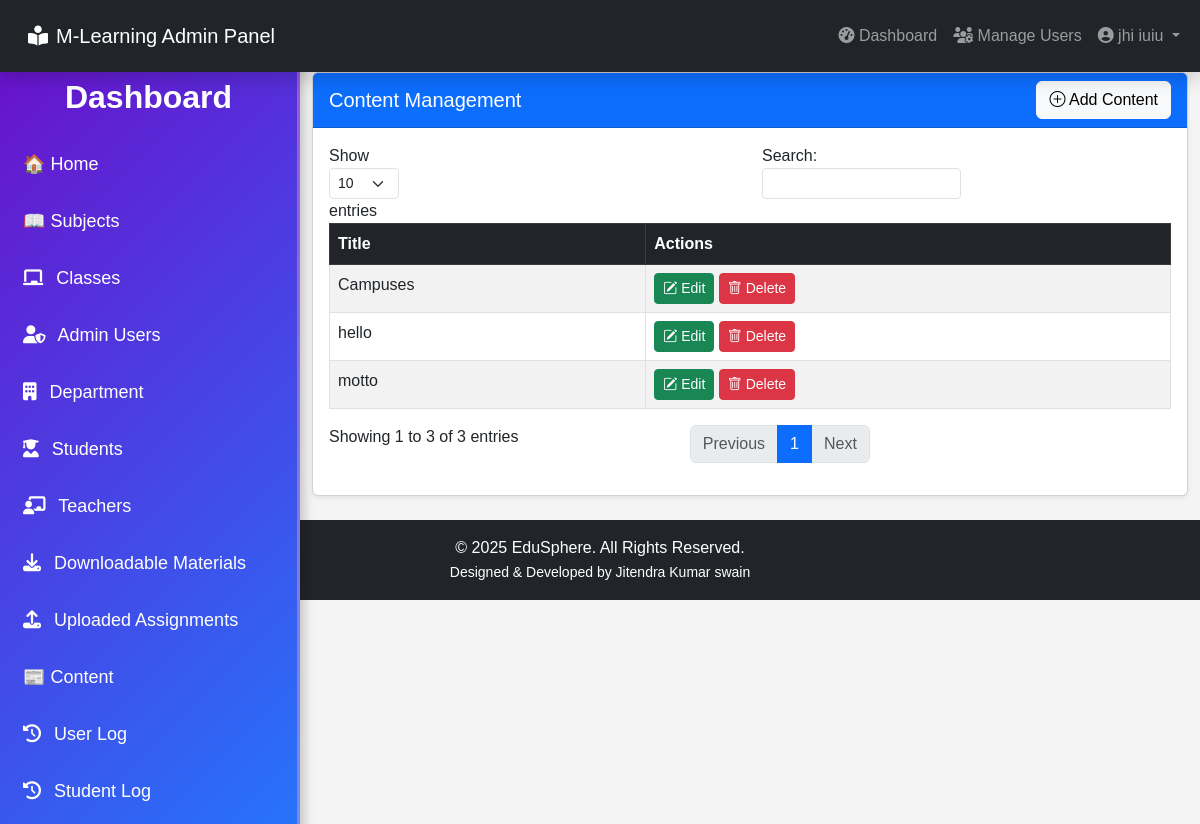
The page /admin/content/content.php (signed in) on the database its author committed.
### tables this page shows
CREATE TABLE `users` (
  `user_id` int(11) NOT NULL,
  `username` varchar(100) NOT NULL,
  `password` varchar(100) NOT NULL,
  `firstname` varchar(100) NOT NULL,
  `lastname` varchar(100) NOT NULL,
  `date` varchar(30) NOT NULL DEFAULT current_timestamp()
);

CREATE TABLE `content` (
  `content_id` int(11) NOT NULL,
  `title` varchar(100) NOT NULL,
  `content` mediumtext NOT NULL
);

### admin/session.php (called while the page is built, shortened)
<?php
$session_id = $_SESSION['id'];
?>

### admin/content/content.php (the view, shortened to what this page needs)
<?php include('../header.php'); ?>
<?php include('../session.php'); ?>
<body>
    <?php include('../navbar.php'); ?>
    <div class="container-fluid mt-4">
        <div class="row">
            <div class="col-lg-3 col-md-4 d-none d-lg-block p-0 mt-5">
                <?php include('../sidebar_dashboard.php'); ?>
            </div>
            <div class="col-lg-9 mt-5">
                <div class="card shadow-sm">
                    <div class="card-header bg-primary text-white d-flex justify-content-between align-items-center">
                        <h5 class="mb-0">Content Management</h5>
                        <a href="add_content.php" class="btn btn-light">
                            <i class="bi bi-plus-circle"></i> Add Content
                        </a>
                    </div>
                    <div class="card-body">
                        <form action="delete_content.php" method="post">
                            <div class="table-responsive">
                                <table id="contentTable" class="table table-striped table-bordered">
                                    <thead class="table-dark">
                                        <tr>
                                            <th>Title</th>
                                            <th>Actions</th>
                                        </tr>
                                    </thead>
                                    <tbody>
                                        <?php
                                            $content_query = mysqli_query($conn, "SELECT * FROM content") or die(mysqli_error());
                                            while ($row = mysqli_fetch_array($content_query)) {
                                                $id = $row['content_id'];
                                        ?>
                                        <tr>
                                            <td><?php echo $row['title']; ?></td>
                                            <td>
                                                <a href="edit_content.php?id=<?php echo $id; ?>" class="btn btn-success btn-sm">
                                                            <i class="bi bi-pencil-square"></i> Edit
                                                        </a>
                                                        <button type="button" class="btn btn-danger btn-sm delete-btn" data-id="<?php echo $id; ?>" data-bs-toggle="modal" data-bs-target="#deleteSingleModal">
                                                            <i class="bi bi-trash"></i> Delete
                                                        </button>
                                            </td>
                                        </tr>
                                        <?php } ?>
                                    </tbody>
                                </table>
                            </div>
                        </form>
                    </div>
                </div>
            </div>
        </div>
    </div>
    <?php include('../footer.php'); ?>
</body>
</html>

### admin/navbar.php (shortened to what this page needs)
<?php
    $query = mysqli_query($conn, "SELECT * FROM users WHERE user_id = '$session_id'") or die(mysqli_error($conn));
    $row = mysqli_fetch_array($query);
?>
<nav class="navbar navbar-expand-lg navbar-dark bg-dark fixed-top shadow">
    <div class="container-fluid">
        <a class="navbar-brand d-flex align-items-center p-lg-3 p-md-3" href="#" onclick="openNav()">
            <h5 class="mb-0"><i class="fas fa-book-reader me-2"></i>M-Learning Admin Panel</h5>
        </a>
        <div class="collapse navbar-collapse justify-content-end" id="navbarNav">
            <ul class="navbar-nav">
                <li class="nav-item">
                    <a class="nav-link" href="../dashboard/dashboard.php">
                        <i class="fas fa-tachometer-alt"></i> Dashboard
                    </a>
                </li>
                <li class="nav-item">
                    <a class="nav-link" href="../user/admin_user.php">
                        <i class="fas fa-users-cog"></i> Manage Users
                    </a>
                </li>
                <li class="nav-item dropdown">
                    <a class="nav-link dropdown-toggle" href="#" id="userDropdown" role="button" data-bs-toggle="dropdown">
                        <i class="fa fa-user-circle"></i> <?php echo $row['firstname']." ".$row['lastname']; ?>
                    </a>
                </li>
            </ul>
        </div>
    </div>
</nav>

### admin/sidebar_dashboard.php (style rules this page uses)
* { margin: 0; padding: 0; box-sizing: border-box; font-family: 'Poppins', sans-serif; }
body { height: 100vh; background: #f4f4f4; }

### rows shown on the page
users: firstname "jhi", lastname "iuiu"
content: title "motto"
content: title "Campuses"
content: title "hello"
